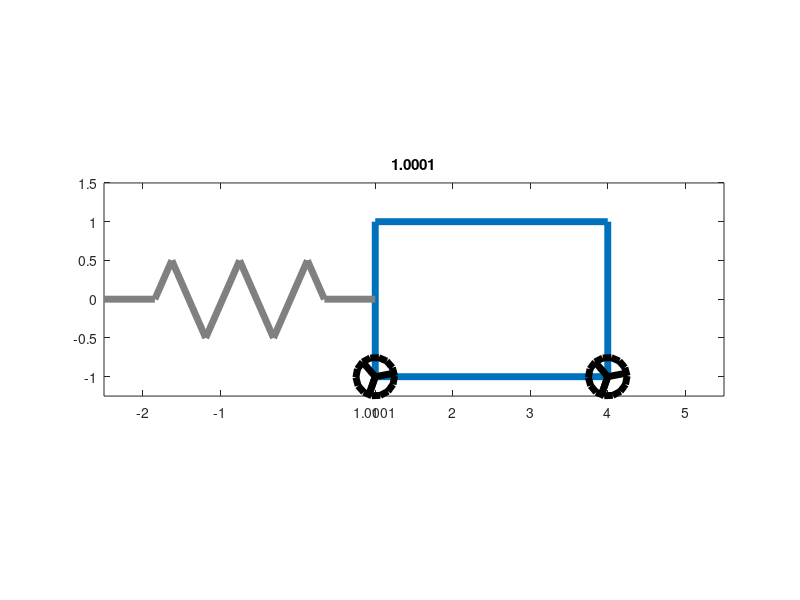

MATLAB code for this plot:
# Ivan Duran Santos
# Ing. en Automatizacion y Autotronica
# Materia: Modelado de sistemas
# Profesor: Oscar Ramos Arroyo

# This code simulate a System with a PID control

clc
clear all
close all
clf

# First at all, in Octave, First goes the Functions
# This funtion characterize my system and evaluate the controller

function xp = seg_ord(t,x)
    #Inicio de las matriz de variables de estado
    c = x(1);
    cp = x(2);
    #**********************************************
    R_1 = 730000       ;
    R_2 = 1155000       ;
    C_1 = 0.0000092      ;
    C_2 = 0.000001      ;
    
    wn = sqrt(1/(C_1*C_2*R_1*R_2)) ;

    zeta = (C_2*(R_1+R_2))/((2*wn)*(C_1*C_2*R_1*R_2)) ;
    
    #Matrices
    AA = [0 1; -wn*wn -2*zeta*wn] ;
    BB = [0; wn*wn] ;
    
    r(t>=0) = 1; #Entrada (escalon unitario)
    
    #Argumento para la expresion de matrices
    xp = AA*x + BB*r; 
    
endfunction


# This function name the specific motion functions (2D)
function M = MT(T,k)
    switch T
        case "TX" #Traslacion sobre eje X
            M = [1,0,k;0,1,0;0,0,1];
        case "TY" #Traslacion sobre eje Y
            M = [1,0,0;0,1,k;0,0,1];
        case "EX" #Escala en eje de las X
            M = [k,0,0;0,1,0;0,0,1];
        case "EY" #Escala en eje de las Y
            M = [1,0,0;0,k,0;0,0,1];
        otherwise #Matriz de Rotacion 
            M = [cos(k),-sin(k),0;sin(k),cos(k),0;0,0,1];
    endswitch
endfunction


# Masa 
A = 1.5;
B = 1;
XM = [A,-A,-A,A,A];
YM = [B,B,-B,-B,B];
UM = ones(1,length(XM));
M = [XM;YM;UM];

# Rueda
D = linspace(0,2*pi,15);
RA = 0.25;
XR = RA*[cos(D),0,cos(2*pi/3),0,cos(4*pi/3)];
YR = RA*[sin(D),0,sin(2*pi/3),0,sin(4*pi/3)];
UR = ones(1,length(XR));
R = [XR;YR;UR];

# Resorte
XS = [0,1.5,2,3,4,5,6,6.5,8]/8;
YS = [0,0,B,-B,B,-B,B,0,0]/2;
US = ones(1,length(XS));
S = [XS;YS;US];

# Acomodando los elementos antes mencionados
#T = linspace(0,4*pi,50);
#X0 = 1.5;
#X = X0*cos(T);

h = 0.5; ti = 0; tff = 70; #PARA QUE SE APRECIE
T = (ti:h:tff);

X0 = 1;

#X = X0*sin(T) # To watch a big movement

#****************************************************************************

opciones = odeset('RelTol',1e-3,'InitialStep',h,'MaxStep',h);
EQUIS_CERO = [0,0]; #Condiciones iniciales 
[T,EQ] = ode45(@seg_ord,T,EQUIS_CERO,opciones); #Metodo de integracion utilizado por MatLab
X = EQ(:,1)

#****************************************************************************

# transformaciones
P1 = MT("TX",X(1)+A)*M;
P2 = MT("TY",-1)*MT("TX",X(1))*MT("R",-X(1)/RA)*R;
P3 = MT("TY",-1)*MT("TX",X(1)+2*A)*MT("R",-X(1)/RA)*R;
P4 = MT("TX",-A-X0)*MT("EX",X0+A+X(1))*S;

# Primer secuencia
# Initial data
figure(1)
LW = 5;
Q1 = plot(P1(1,:),P1(2,:),'linewidth',LW);
hold on
Q2 = plot(P2(1,:),P2(2,:),'linewidth',LW,'color',[0,0,0]);
Q3 = plot(P3(1,:),P3(2,:),'linewidth',LW,'color',[0,0,0]);
Q4 = plot(P4(1,:),P4(2,:),'linewidth',LW,'color',[0.5,0.5,0.5]);

# Ejes
axis([-A-X0,3*A+X0,-B-RA,B+2*RA])
axis equal
ejes = round(-A-X0:3*A+X0);

# Animacion
# Evaluating loop
for i=1:length(T);
    P1 = MT("TX",X(i)+A)*M;
    P2 = MT("TY",-1)*MT("TX",X(i))*MT("R",-X(i)/RA)*R;
    P3 = MT("TY",-1)*MT("TX",X(i)+2*A)*MT("R",-X(i)/RA)*R;
    P4 = MT("TX",-A-X0)*MT("EX",X0+A+X(i))*S;
    set(Q1,'Xdata',P1(1,:),'Ydata',P1(2,:))
    set(Q2,'Xdata',P2(1,:),'Ydata',P2(2,:))
    set(Q3,'Xdata',P3(1,:),'Ydata',P3(2,:))
    set(Q4,'Xdata',P4(1,:),'Ydata',P4(2,:))
    set(gca,'xtick',[ejes,X(i)])
    title(num2str(X(i)))
    pause(0.1)
end

